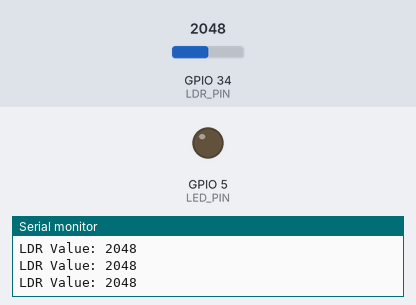
Bench run of a sketch on a simulated ESP32. Parts: output pins drawn as LEDs (lit = HIGH), the last lines printed to the serial monitor. The test bench sets the inputs (shaded band); at power-on: GPIO 34 (LDR_PIN) = 2048.

Above: at 1.3 s.
1.4 s: GPIO 34 (LDR_PIN) set to 546
2.9 s: GPIO 34 (LDR_PIN) set to 465
At 3.3 s:
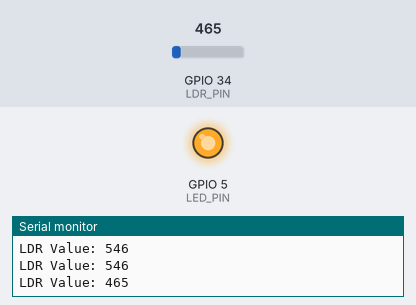
4.5 s: GPIO 34 (LDR_PIN) set to 540
At 5.7 s:
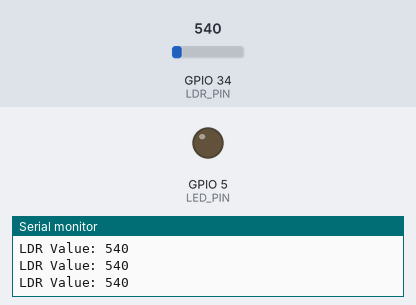
6.0 s: GPIO 34 (LDR_PIN) set to 491
At 6.9 s:
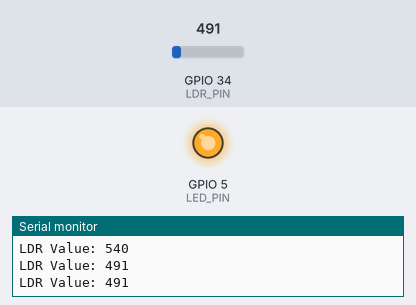
Timing chart, 0 to 8.5 s (numbered marks = the images above; inputs shaded):
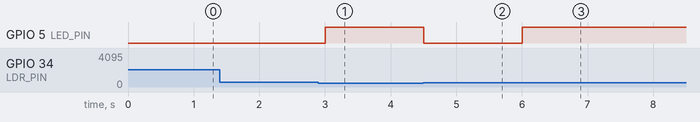

Measured:
- the behaviour switches between 500 and 499 on GPIO 34 (LDR_PIN) (found by bisection; images 0 and 1)
- after the input at 2.9 s, GPIO 5 (LED_PIN): LOW → HIGH after 0.10 s
- after the input at 4.5 s, GPIO 5 (LED_PIN): HIGH → LOW at once
- after the input at 6.0 s, GPIO 5 (LED_PIN): LOW → HIGH at once

The sketch:

esp32_ldr_led.ino
```cpp
// LDR -- GPIO34 LED -- GPIO5


const int LDR_PIN = 34;
const int LED_PIN = 5;
const int THRESHOLD = 500; // Light threshold value (between 0-4095 Dec)

void setup()
{
  Serial.begin(115200);
  pinMode(LED_PIN, OUTPUT);
}

void loop()
{
  int ldrValue = analogRead(LDR_PIN);
  Serial.print("LDR Value: ");
  Serial.println(ldrValue);

  if (ldrValue < THRESHOLD)
  { // If the LDR value is below the threshold value
    digitalWrite(LED_PIN, HIGH);
  }
  else
  {
    digitalWrite(LED_PIN, LOW);
  }

  delay(500);
}
```
